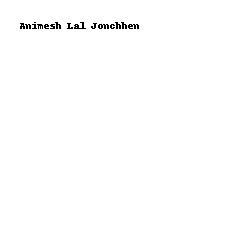

The Python source for this figure:
from PIL import Image as im,ImageDraw as ig_draw


img = im.open('images.png').convert("LA")


pixels = img.load()

for i in range(img.size[0]):
    for j in range(img.size[1]):
        x,y = pixels[i,j][0],pixels[i,j][1]
        x,y = abs(x-255), abs(y-255)
        pixels[i,j] = (x,y)
img_draw = ig_draw.Draw(img)
img_draw.text((20,20),"Animesh Lal Jonchhen",fill='Black') 
img.show()
img.save('color_inversion.png')
